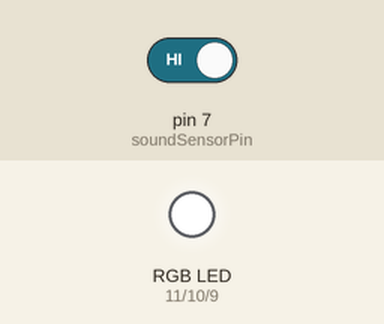
Simulated run of this sketch. Board: Arduino Uno, built with avr-gcc and run on an emulated ATmega328P. Shown: an RGB LED mixed from three pins (HIGH = lit). The test bench sets the inputs (shaded band); at power-on: pin 7 (soundSensorPin) HIGH. Random numbers use the default seed unless the sketch sets one.

Above: at 1.2 s.
1.3 s: pin 7 (soundSensorPin) driven LOW
At 2.61 s:
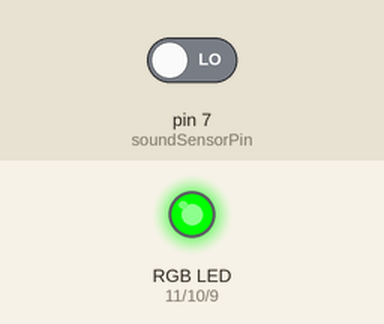
4.3 s: pin 7 (soundSensorPin) driven HIGH
5.8 s: pin 7 (soundSensorPin) driven LOW
At 6.18 s:
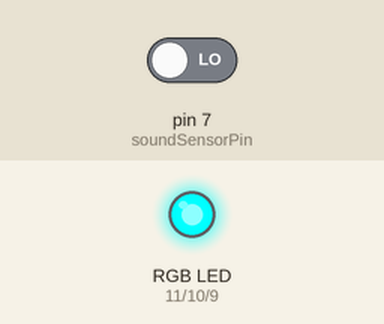
Timing chart, 0 to 14.8 s (numbered marks = the images above; inputs shaded):
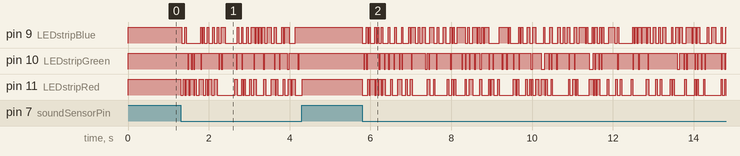

The sketch:

RGB-Sound-Strobe.ino
```cpp
#define LEDstripBlue 9
#define LEDstripGreen 10
#define LEDstripRed 11
#define LED_ON 0
#define LED_OFF 255
#define RED 0
#define BLUE 1
#define GREEN 2
#define CYAN 3
#define MAGENTA 4
#define YELLOW 5
#define BLACK 6
#define WHITE 7

// const int buttonPin = 2;
const int soundSensorPin = 7;

// int currentState = HIGH;
// int previousState = LOW;
// int reading;
int soundState = 0;

// unsigned long timer = 0;
// unsigned long debounce = 200UL;

void setup()
{
  //Serial.begin(9600);
  pinMode(soundSensorPin, INPUT); //SIG of the Parallax Sound Impact Sensor connected to Digital Pin 7
  // initialize the pushbutton pin as an input:
  // pinMode(buttonPin, INPUT);
  pinMode(LEDstripBlue, OUTPUT);
  pinMode(LEDstripGreen, OUTPUT);
  pinMode(LEDstripRed, OUTPUT);

}

void loop()
{
  // This all feels so bass-ackwards, honestly. But it works the way I waned it to.
  // If there is a sound, it will light a (weighted) psuedo-random selected combination of LEDs.
  soundState = digitalRead(soundSensorPin);
//  int reading = digitalRead(buttonPin);
//
//  if (reading == LOW && previousState == HIGH && millis() - timer > debounce) {
//  Serial.print("READING--");
//  Serial.println(reading);
//    if (currentState == HIGH) {
//      Serial.println("SETTING CURRENT = LOW");
//      currentState = LOW;
//    } else {
//      Serial.println("SETTING CURRENT = HIGH");
//      currentState = HIGH;
//    }
//    timer = millis();
//  }
//
  int color = random(18);

  if (soundState == 0)
  {
    if (color == GREEN) {
      // GREEN
      analogWrite(LEDstripGreen, LED_ON);
      analogWrite(LEDstripBlue, LED_OFF);
      analogWrite(LEDstripRed, LED_OFF);
    } else if (color == RED || color == 8 || color == 11 || color == 13 || color == 15) {
      //RED
      analogWrite(LEDstripBlue, LED_OFF);
      analogWrite(LEDstripGreen, LED_OFF);
      analogWrite(LEDstripRed, LED_ON);
      delay(10);
    } else if (color == BLUE || color == 9 || color == 16) {
      //BLUE
      analogWrite(LEDstripGreen, LED_OFF);
      analogWrite(LEDstripRed, LED_OFF);
      analogWrite(LEDstripBlue, LED_ON);
      delay(10);
    } else if (color == YELLOW) {
      //YELLOW
      analogWrite(LEDstripBlue, LED_OFF);
      analogWrite(LEDstripRed, LED_ON);
      analogWrite(LEDstripGreen, LED_ON);
      delay(10);
    } else if (color == MAGENTA || color == 10 || color == 12 || color == 14 || color == 17) {
      //MAGENTA
      analogWrite(LEDstripRed, LED_ON);
      analogWrite(LEDstripBlue, LED_ON);
      analogWrite(LEDstripGreen, LED_OFF);
      delay(10);
    } else if (color == CYAN) {
      //CYAN
      analogWrite(LEDstripRed, LED_OFF);
      analogWrite(LEDstripBlue, LED_ON);
      analogWrite(LEDstripGreen, LED_ON);
    } else if (color == WHITE || color == 18) {
      //WHITE
      analogWrite(LEDstripBlue, LED_ON);
      analogWrite(LEDstripGreen, LED_ON);
      analogWrite(LEDstripRed, LED_ON);
    }
    delay(25);
  } else {
   // if (currentState == HIGH) {
      // WHITE
   //   analogWrite(LEDstripBlue, LED_ON);
   //   analogWrite(LEDstripGreen, LED_ON);
   //   analogWrite(LEDstripRed, LED_ON);
   // } else {
      //BLACK
      analogWrite(LEDstripBlue, LED_OFF);
      analogWrite(LEDstripGreen, LED_OFF);
      analogWrite(LEDstripRed, LED_OFF);
  //  }
  //previousState = HIGH;
  }
}
```
